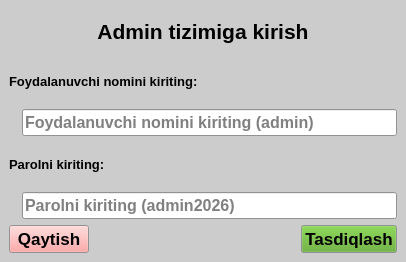
<?xml version="1.0" encoding="UTF-8"?>
<ui version="4.0">
 <class>MainWindow</class>
 <widget class="QMainWindow" name="MainWindow">
  <property name="geometry">
   <rect>
    <x>0</x>
    <y>0</y>
    <width>406</width>
    <height>262</height>
   </rect>
  </property>
  <property name="palette">
   <palette>
    <active>
     <colorrole role="WindowText">
      <brush brushstyle="SolidPattern">
       <color alpha="255">
        <red>0</red>
        <green>0</green>
        <blue>0</blue>
       </color>
      </brush>
     </colorrole>
     <colorrole role="Button">
      <brush brushstyle="SolidPattern">
       <color alpha="255">
        <red>204</red>
        <green>204</green>
        <blue>204</blue>
       </color>
      </brush>
     </colorrole>
     <colorrole role="Light">
      <brush brushstyle="SolidPattern">
       <color alpha="255">
        <red>255</red>
        <green>255</green>
        <blue>255</blue>
       </color>
      </brush>
     </colorrole>
     <colorrole role="Midlight">
      <brush brushstyle="SolidPattern">
       <color alpha="255">
        <red>229</red>
        <green>229</green>
        <blue>229</blue>
       </color>
      </brush>
     </colorrole>
     <colorrole role="Dark">
      <brush brushstyle="SolidPattern">
       <color alpha="255">
        <red>102</red>
        <green>102</green>
        <blue>102</blue>
       </color>
      </brush>
     </colorrole>
     <colorrole role="Mid">
      <brush brushstyle="SolidPattern">
       <color alpha="255">
        <red>136</red>
        <green>136</green>
        <blue>136</blue>
       </color>
      </brush>
     </colorrole>
     <colorrole role="Text">
      <brush brushstyle="SolidPattern">
       <color alpha="255">
        <red>0</red>
        <green>0</green>
        <blue>0</blue>
       </color>
      </brush>
     </colorrole>
     <colorrole role="BrightText">
      <brush brushstyle="SolidPattern">
       <color alpha="255">
        <red>255</red>
        <green>255</green>
        <blue>255</blue>
       </color>
      </brush>
     </colorrole>
     <colorrole role="ButtonText">
      <brush brushstyle="SolidPattern">
       <color alpha="255">
        <red>0</red>
        <green>0</green>
        <blue>0</blue>
       </color>
      </brush>
     </colorrole>
     <colorrole role="Base">
      <brush brushstyle="SolidPattern">
       <color alpha="255">
        <red>255</red>
        <green>255</green>
        <blue>255</blue>
       </color>
      </brush>
     </colorrole>
     <colorrole role="Window">
      <brush brushstyle="SolidPattern">
       <color alpha="255">
        <red>204</red>
        <green>204</green>
        <blue>204</blue>
       </color>
      </brush>
     </colorrole>
     <colorrole role="Shadow">
      <brush brushstyle="SolidPattern">
       <color alpha="255">
        <red>0</red>
        <green>0</green>
        <blue>0</blue>
       </color>
      </brush>
     </colorrole>
     <colorrole role="AlternateBase">
      <brush brushstyle="SolidPattern">
       <color alpha="255">
        <red>229</red>
        <green>229</green>
        <blue>229</blue>
       </color>
      </brush>
     </colorrole>
     <colorrole role="ToolTipBase">
      <brush brushstyle="SolidPattern">
       <color alpha="255">
        <red>255</red>
        <green>255</green>
        <blue>220</blue>
       </color>
      </brush>
     </colorrole>
     <colorrole role="ToolTipText">
      <brush brushstyle="SolidPattern">
       <color alpha="255">
        <red>0</red>
        <green>0</green>
        <blue>0</blue>
       </color>
      </brush>
     </colorrole>
     <colorrole role="PlaceholderText">
      <brush brushstyle="SolidPattern">
       <color alpha="127">
        <red>0</red>
        <green>0</green>
        <blue>0</blue>
       </color>
      </brush>
     </colorrole>
     <colorrole role="Accent">
      <brush brushstyle="SolidPattern">
       <color alpha="255">
        <red>255</red>
        <green>255</green>
        <blue>255</blue>
       </color>
      </brush>
     </colorrole>
    </active>
    <inactive>
     <colorrole role="WindowText">
      <brush brushstyle="SolidPattern">
       <color alpha="255">
        <red>0</red>
        <green>0</green>
        <blue>0</blue>
       </color>
      </brush>
     </colorrole>
     <colorrole role="Button">
      <brush brushstyle="SolidPattern">
       <color alpha="255">
        <red>204</red>
        <green>204</green>
        <blue>204</blue>
       </color>
      </brush>
     </colorrole>
     <colorrole role="Light">
      <brush brushstyle="SolidPattern">
       <color alpha="255">
        <red>255</red>
        <green>255</green>
        <blue>255</blue>
       </color>
      </brush>
     </colorrole>
     <colorrole role="Midlight">
      <brush brushstyle="SolidPattern">
       <color alpha="255">
        <red>229</red>
        <green>229</green>
        <blue>229</blue>
       </color>
      </brush>
     </colorrole>
     <colorrole role="Dark">
      <brush brushstyle="SolidPattern">
       <color alpha="255">
        <red>102</red>
        <green>102</green>
        <blue>102</blue>
       </color>
      </brush>
     </colorrole>
     <colorrole role="Mid">
      <brush brushstyle="SolidPattern">
       <color alpha="255">
        <red>136</red>
        <green>136</green>
        <blue>136</blue>
       </color>
      </brush>
     </colorrole>
     <colorrole role="Text">
      <brush brushstyle="SolidPattern">
       <color alpha="255">
        <red>0</red>
        <green>0</green>
        <blue>0</blue>
       </color>
      </brush>
     </colorrole>
     <colorrole role="BrightText">
      <brush brushstyle="SolidPattern">
       <color alpha="255">
        <red>255</red>
        <green>255</green>
        <blue>255</blue>
       </color>
      </brush>
     </colorrole>
     <colorrole role="ButtonText">
      <brush brushstyle="SolidPattern">
       <color alpha="255">
        <red>0</red>
        <green>0</green>
        <blue>0</blue>
       </color>
      </brush>
     </colorrole>
     <colorrole role="Base">
      <brush brushstyle="SolidPattern">
       <color alpha="255">
        <red>255</red>
        <green>255</green>
        <blue>255</blue>
       </color>
      </brush>
     </colorrole>
     <colorrole role="Window">
      <brush brushstyle="SolidPattern">
       <color alpha="255">
        <red>204</red>
        <green>204</green>
        <blue>204</blue>
       </color>
      </brush>
     </colorrole>
     <colorrole role="Shadow">
      <brush brushstyle="SolidPattern">
       <color alpha="255">
        <red>0</red>
        <green>0</green>
        <blue>0</blue>
       </color>
      </brush>
     </colorrole>
     <colorrole role="AlternateBase">
      <brush brushstyle="SolidPattern">
       <color alpha="255">
        <red>229</red>
        <green>229</green>
        <blue>229</blue>
       </color>
      </brush>
     </colorrole>
     <colorrole role="ToolTipBase">
      <brush brushstyle="SolidPattern">
       <color alpha="255">
        <red>255</red>
        <green>255</green>
        <blue>220</blue>
       </color>
      </brush>
     </colorrole>
     <colorrole role="ToolTipText">
      <brush brushstyle="SolidPattern">
       <color alpha="255">
        <red>0</red>
        <green>0</green>
        <blue>0</blue>
       </color>
      </brush>
     </colorrole>
     <colorrole role="PlaceholderText">
      <brush brushstyle="SolidPattern">
       <color alpha="127">
        <red>0</red>
        <green>0</green>
        <blue>0</blue>
       </color>
      </brush>
     </colorrole>
     <colorrole role="Accent">
      <brush brushstyle="SolidPattern">
       <color alpha="255">
        <red>255</red>
        <green>255</green>
        <blue>255</blue>
       </color>
      </brush>
     </colorrole>
    </inactive>
    <disabled>
     <colorrole role="WindowText">
      <brush brushstyle="SolidPattern">
       <color alpha="255">
        <red>102</red>
        <green>102</green>
        <blue>102</blue>
       </color>
      </brush>
     </colorrole>
     <colorrole role="Button">
      <brush brushstyle="SolidPattern">
       <color alpha="255">
        <red>204</red>
        <green>204</green>
        <blue>204</blue>
       </color>
      </brush>
     </colorrole>
     <colorrole role="Light">
      <brush brushstyle="SolidPattern">
       <color alpha="255">
        <red>255</red>
        <green>255</green>
        <blue>255</blue>
       </color>
      </brush>
     </colorrole>
     <colorrole role="Midlight">
      <brush brushstyle="SolidPattern">
       <color alpha="255">
        <red>229</red>
        <green>229</green>
        <blue>229</blue>
       </color>
      </brush>
     </colorrole>
     <colorrole role="Dark">
      <brush brushstyle="SolidPattern">
       <color alpha="255">
        <red>102</red>
        <green>102</green>
        <blue>102</blue>
       </color>
      </brush>
     </colorrole>
     <colorrole role="Mid">
      <brush brushstyle="SolidPattern">
       <color alpha="255">
        <red>136</red>
        <green>136</green>
        <blue>136</blue>
       </color>
      </brush>
     </colorrole>
     <colorrole role="Text">
      <brush brushstyle="SolidPattern">
       <color alpha="255">
        <red>102</red>
        <green>102</green>
        <blue>102</blue>
       </color>
      </brush>
     </colorrole>
     <colorrole role="BrightText">
      <brush brushstyle="SolidPattern">
       <color alpha="255">
        <red>255</red>
        <green>255</green>
        <blue>255</blue>
       </color>
      </brush>
     </colorrole>
     <colorrole role="ButtonText">
      <brush brushstyle="SolidPattern">
       <color alpha="255">
        <red>102</red>
        <green>102</green>
        <blue>102</blue>
       </color>
      </brush>
     </colorrole>
     <colorrole role="Base">
      <brush brushstyle="SolidPattern">
       <color alpha="255">
        <red>204</red>
        <green>204</green>
        <blue>204</blue>
       </color>
      </brush>
     </colorrole>
     <colorrole role="Window">
      <brush brushstyle="SolidPattern">
       <color alpha="255">
        <red>204</red>
        <green>204</green>
        <blue>204</blue>
       </color>
      </brush>
     </colorrole>
     <colorrole role="Shadow">
      <brush brushstyle="SolidPattern">
       <color alpha="255">
        <red>0</red>
        <green>0</green>
        <blue>0</blue>
       </color>
      </brush>
     </colorrole>
     <colorrole role="AlternateBase">
      <brush brushstyle="SolidPattern">
       <color alpha="255">
        <red>204</red>
        <green>204</green>
        <blue>204</blue>
       </color>
      </brush>
     </colorrole>
     <colorrole role="ToolTipBase">
      <brush brushstyle="SolidPattern">
       <color alpha="255">
        <red>255</red>
        <green>255</green>
        <blue>220</blue>
       </color>
      </brush>
     </colorrole>
     <colorrole role="ToolTipText">
      <brush brushstyle="SolidPattern">
       <color alpha="255">
        <red>0</red>
        <green>0</green>
        <blue>0</blue>
       </color>
      </brush>
     </colorrole>
     <colorrole role="PlaceholderText">
      <brush brushstyle="SolidPattern">
       <color alpha="127">
        <red>102</red>
        <green>102</green>
        <blue>102</blue>
       </color>
      </brush>
     </colorrole>
     <colorrole role="Accent">
      <brush brushstyle="SolidPattern">
       <color alpha="255">
        <red>255</red>
        <green>255</green>
        <blue>255</blue>
       </color>
      </brush>
     </colorrole>
    </disabled>
   </palette>
  </property>
  <property name="font">
   <font>
    <bold>true</bold>
   </font>
  </property>
  <property name="windowTitle">
   <string>MainWindow</string>
  </property>
  <widget class="QWidget" name="centralwidget">
   <layout class="QVBoxLayout" name="verticalLayout_2">
    <item>
     <widget class="QLabel" name="label">
      <property name="font">
       <font>
        <pointsize>16</pointsize>
        <bold>true</bold>
       </font>
      </property>
      <property name="text">
       <string>Admin tizimiga kirish</string>
      </property>
      <property name="alignment">
       <set>Qt::AlignmentFlag::AlignCenter</set>
      </property>
     </widget>
    </item>
    <item>
     <widget class="QLabel" name="label_4">
      <property name="font">
       <font>
        <pointsize>10</pointsize>
        <bold>true</bold>
       </font>
      </property>
      <property name="text">
       <string>Foydalanuvchi nomini kiriting:</string>
      </property>
     </widget>
    </item>
    <item>
     <layout class="QHBoxLayout" name="horizontalLayout">
      <item>
       <widget class="QLabel" name="label_2">
        <property name="maximumSize">
         <size>
          <width>50</width>
          <height>50</height>
         </size>
        </property>
        <property name="sizeIncrement">
         <size>
          <width>0</width>
          <height>0</height>
         </size>
        </property>
        <property name="font">
         <font>
          <bold>false</bold>
         </font>
        </property>
        <property name="text">
         <string/>
        </property>
        <property name="pixmap">
         <pixmap>assets/user.png</pixmap>
        </property>
        <property name="scaledContents">
         <bool>true</bool>
        </property>
       </widget>
      </item>
      <item>
       <widget class="QLineEdit" name="usernameInput">
        <property name="font">
         <font>
          <pointsize>12</pointsize>
          <bold>true</bold>
         </font>
        </property>
        <property name="placeholderText">
         <string>Foydalanuvchi nomini kiriting (admin)</string>
        </property>
       </widget>
      </item>
     </layout>
    </item>
    <item>
     <widget class="QLabel" name="label_5">
      <property name="font">
       <font>
        <pointsize>10</pointsize>
        <bold>true</bold>
       </font>
      </property>
      <property name="text">
       <string>Parolni kiriting:</string>
      </property>
     </widget>
    </item>
    <item>
     <layout class="QHBoxLayout" name="horizontalLayout_2">
      <item>
       <widget class="QLabel" name="label_3">
        <property name="maximumSize">
         <size>
          <width>50</width>
          <height>50</height>
         </size>
        </property>
        <property name="text">
         <string/>
        </property>
        <property name="pixmap">
         <pixmap>assets/password.png</pixmap>
        </property>
        <property name="scaledContents">
         <bool>true</bool>
        </property>
       </widget>
      </item>
      <item>
       <widget class="QLineEdit" name="passwordInput">
        <property name="font">
         <font>
          <pointsize>12</pointsize>
          <bold>true</bold>
         </font>
        </property>
        <property name="placeholderText">
         <string>Parolni kiriting (admin2026)</string>
        </property>
       </widget>
      </item>
     </layout>
    </item>
    <item>
     <layout class="QHBoxLayout" name="horizontalLayout_3">
      <item>
       <widget class="QPushButton" name="backButton">
        <property name="palette">
         <palette>
          <active>
           <colorrole role="Button">
            <brush brushstyle="SolidPattern">
             <color alpha="255">
              <red>255</red>
              <green>144</green>
              <blue>144</blue>
             </color>
            </brush>
           </colorrole>
          </active>
          <inactive>
           <colorrole role="Button">
            <brush brushstyle="SolidPattern">
             <color alpha="255">
              <red>255</red>
              <green>144</green>
              <blue>144</blue>
             </color>
            </brush>
           </colorrole>
          </inactive>
          <disabled>
           <colorrole role="Button">
            <brush brushstyle="SolidPattern">
             <color alpha="255">
              <red>255</red>
              <green>144</green>
              <blue>144</blue>
             </color>
            </brush>
           </colorrole>
          </disabled>
         </palette>
        </property>
        <property name="font">
         <font>
          <pointsize>13</pointsize>
          <bold>true</bold>
         </font>
        </property>
        <property name="text">
         <string>Qaytish</string>
        </property>
        <property name="icon">
         <iconset>
          <normaloff>assets/back.png</normaloff>assets/back.png</iconset>
        </property>
        <property name="iconSize">
         <size>
          <width>40</width>
          <height>40</height>
         </size>
        </property>
       </widget>
      </item>
      <item>
       <spacer name="horizontalSpacer">
        <property name="orientation">
         <enum>Qt::Orientation::Horizontal</enum>
        </property>
        <property name="sizeHint" stdset="0">
         <size>
          <width>40</width>
          <height>20</height>
         </size>
        </property>
       </spacer>
      </item>
      <item>
       <widget class="QPushButton" name="loginButton">
        <property name="maximumSize">
         <size>
          <width>200</width>
          <height>16777215</height>
         </size>
        </property>
        <property name="sizeIncrement">
         <size>
          <width>200</width>
          <height>200</height>
         </size>
        </property>
        <property name="palette">
         <palette>
          <active>
           <colorrole role="Button">
            <brush brushstyle="SolidPattern">
             <color alpha="255">
              <red>87</red>
              <green>166</green>
              <blue>37</blue>
             </color>
            </brush>
           </colorrole>
          </active>
          <inactive>
           <colorrole role="Button">
            <brush brushstyle="SolidPattern">
             <color alpha="255">
              <red>87</red>
              <green>166</green>
              <blue>37</blue>
             </color>
            </brush>
           </colorrole>
          </inactive>
          <disabled>
           <colorrole role="Button">
            <brush brushstyle="SolidPattern">
             <color alpha="255">
              <red>87</red>
              <green>166</green>
              <blue>37</blue>
             </color>
            </brush>
           </colorrole>
          </disabled>
         </palette>
        </property>
        <property name="font">
         <font>
          <pointsize>13</pointsize>
          <bold>true</bold>
         </font>
        </property>
        <property name="layoutDirection">
         <enum>Qt::LayoutDirection::LeftToRight</enum>
        </property>
        <property name="text">
         <string>Tasdiqlash</string>
        </property>
        <property name="iconSize">
         <size>
          <width>40</width>
          <height>40</height>
         </size>
        </property>
        <property name="autoDefault">
         <bool>false</bool>
        </property>
        <property name="default">
         <bool>false</bool>
        </property>
        <property name="flat">
         <bool>false</bool>
        </property>
       </widget>
      </item>
     </layout>
    </item>
   </layout>
  </widget>
 </widget>
 <resources/>
 <connections/>
</ui>
